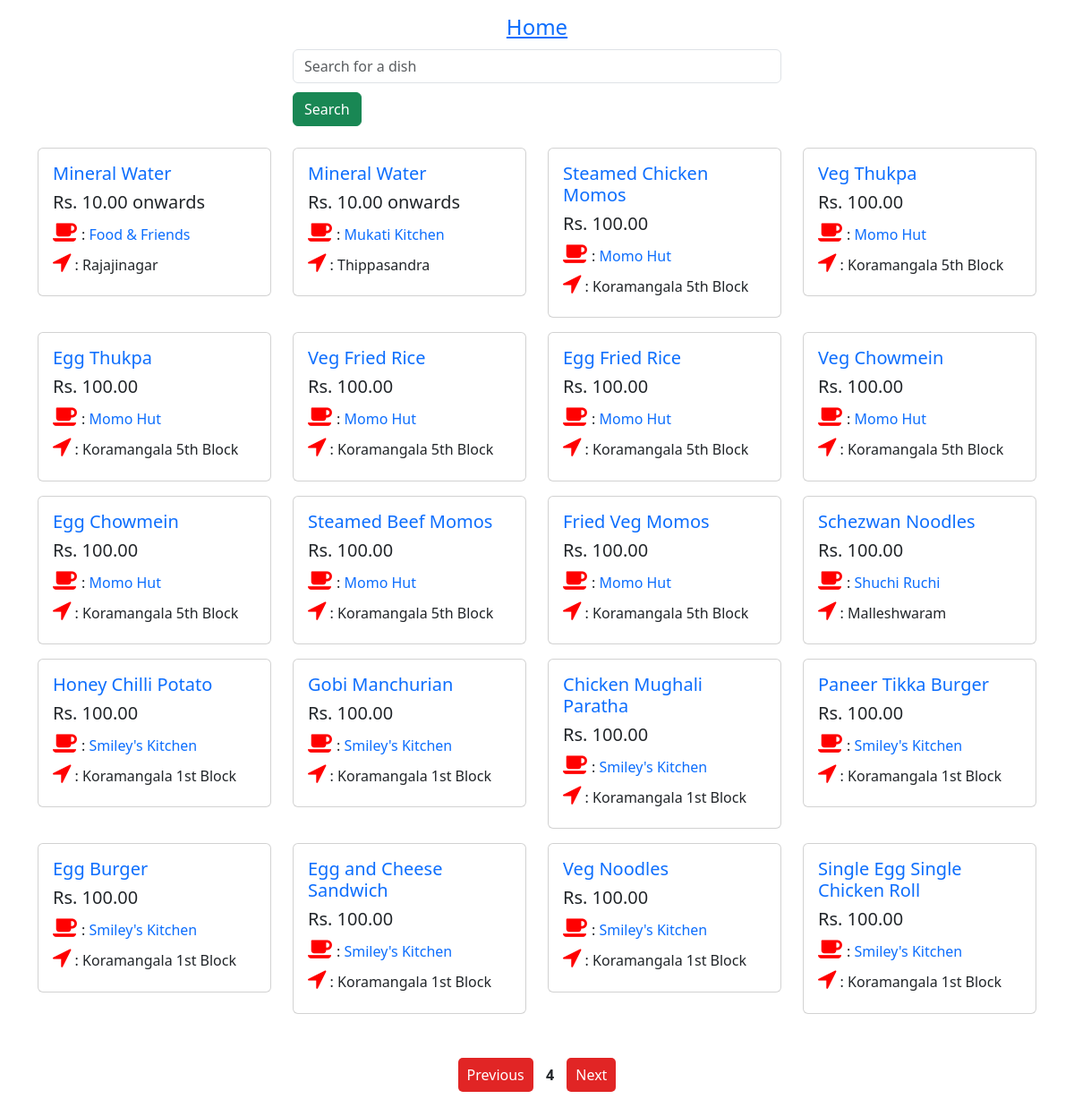
/?page=4, run on the app's committed database.
### myapp/models.py (models this page shows)
class Dish(models.Model):
	restaurant = models.ForeignKey(Restaurant, on_delete=models.CASCADE)
	name = models.CharField(max_length=200)
	rate = models.CharField(max_length=50)

class Restaurant(models.Model):
	restaurantId = models.BigAutoField(primary_key=True, auto_created=False)
	name = models.CharField(max_length=200)
	city = models.CharField(max_length=200)
	location = models.CharField(max_length=500, null=True, blank=True)
	cuisine = models.CharField(max_length=400, null=True, blank=True)
	coordinates = models.CharField(max_length=500)
	rating = models.FloatField()

### myapp/views.py (the view)
# urls.py: path('', views.home, name='home'),
def home(request):
  all = Dish.objects.all().order_by('rate')
  paginator = Paginator(all, 20)
  page = request.GET.get('page')
  dishes = paginator.get_page(page)
  context = dict(dishes=dishes)
  return render(request, 'myapp/home.html', context)

### myapp/templates/myapp/home.html (shortened to what this page needs)
{% extends 'myapp/base.html' %}
{% block content %}
<div class="container mt-2">
  <div class="row">
    {% if dishes %}
      {% for dish in dishes %}
      <div class="col-md-3 mt-2 mb-2">
        <div class="card">
          <div class="card-body">
            <h5><a href="{% url 'dish-detail' dish.id %}" style="text-decoration: none;">{{dish.name}}</a> </h5>
            <h5>Rs. {{dish.rate}}</h5>
             <h6><i class='fa fa-coffee' style='font-size:26px;color:red'></i> : <a href="{% url 'restaurant-detail' dish.restaurant.restaurantId %}" style="text-decoration: none;">{{dish.restaurant.name}} </a></h6>
           <h6> <i class='fa fa-location-arrow' style='font-size:26px;color:red'></i> :
            {{dish.restaurant.city}}</h6>
          </div>
        </div>
      </div>
      {% empty %}
        No dishes found.
      {% endfor %}
    {% endif %}
  </div>
</div>
<div style="text-align: center;" class="mt-5 mb-5">
  {%if dishes.has_previous %}
      <a href="?page={{dishes.previous_page_number}}" class="link">Previous</a>
  {% endif %}
  <span> <strong>{{dishes.number}}</strong></span>
  {%if dishes.has_next %}
    <a href="?page={{dishes.next_page_number}}" class="link">Next</a>
  {% endif %}
</div>
{% endblock content %}

### myapp/static/myapp/css/style.css (style rules this page uses)
.link { margin: 2px 10px; padding: 8px 10px; text-decoration: none; background-color: rgb(225, 37, 37); color: white; border-radius: 5px; font-size: 16px; }

### data on the page
Dish: name "Steamed Chicken Momos", rate "100.00", restaurant.name "Momo Hut", restaurant.city "Koramangala 5th Block"
Dish: name "Veg Thukpa", rate "100.00", restaurant.name "Momo Hut", restaurant.city "Koramangala 5th Block"
Dish: name "Egg Thukpa", rate "100.00", restaurant.name "Momo Hut", restaurant.city "Koramangala 5th Block"
Dish: name "Veg Fried Rice", rate "100.00", restaurant.name "Momo Hut", restaurant.city "Koramangala 5th Block"
Dish: name "Egg Fried Rice", rate "100.00", restaurant.name "Momo Hut", restaurant.city "Koramangala 5th Block"
Dish: name "Veg Chowmein", rate "100.00", restaurant.name "Momo Hut", restaurant.city "Koramangala 5th Block"
Dish: name "Egg Chowmein", rate "100.00", restaurant.name "Momo Hut", restaurant.city "Koramangala 5th Block"
Dish: name "Steamed Beef Momos", rate "100.00", restaurant.name "Momo Hut", restaurant.city "Koramangala 5th Block"
Dish: name "Fried Veg Momos", rate "100.00", restaurant.name "Momo Hut", restaurant.city "Koramangala 5th Block"
Dish: name "Schezwan Noodles", rate "100.00", restaurant.name "Shuchi Ruchi", restaurant.city "Malleshwaram"
Dish: name "Honey Chilli Potato", rate "100.00", restaurant.name "Smiley's Kitchen", restaurant.city "Koramangala 1st Block"
Dish: name "Gobi Manchurian", rate "100.00", restaurant.name "Smiley's Kitchen", restaurant.city "Koramangala 1st Block"
Dish: name "Chicken Mughali Paratha", rate "100.00", restaurant.name "Smiley's Kitchen", restaurant.city "Koramangala 1st Block"
Dish: name "Paneer Tikka Burger", rate "100.00", restaurant.name "Smiley's Kitchen", restaurant.city "Koramangala 1st Block"
Dish: name "Egg Burger", rate "100.00", restaurant.name "Smiley's Kitchen", restaurant.city "Koramangala 1st Block"
Dish: name "Egg and Cheese Sandwich", rate "100.00", restaurant.name "Smiley's Kitchen", restaurant.city "Koramangala 1st Block"
Dish: name "Veg Noodles", rate "100.00", restaurant.name "Smiley's Kitchen", restaurant.city "Koramangala 1st Block"
Dish: name "Single Egg Single Chicken Roll", rate "100.00", restaurant.name "Smiley's Kitchen", restaurant.city "Koramangala 1st Block"

### other printed values
{{ dishes.number }} "4"
